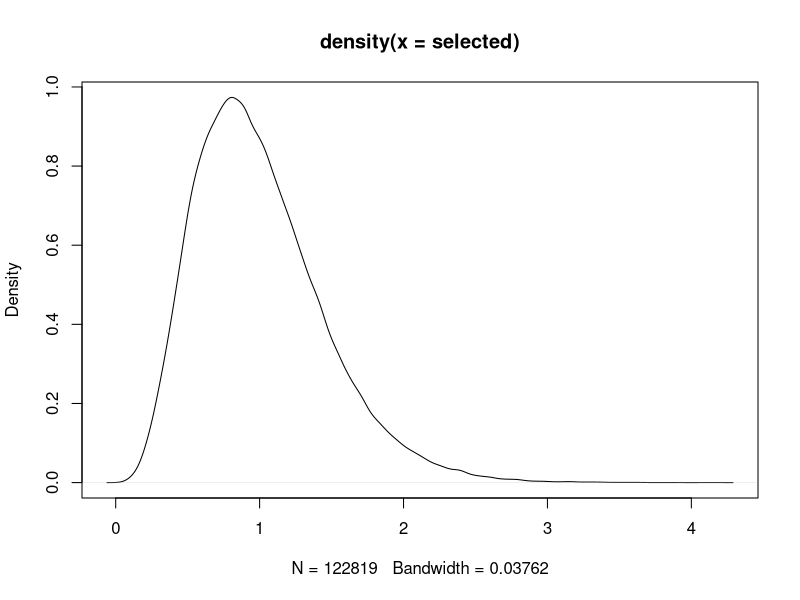
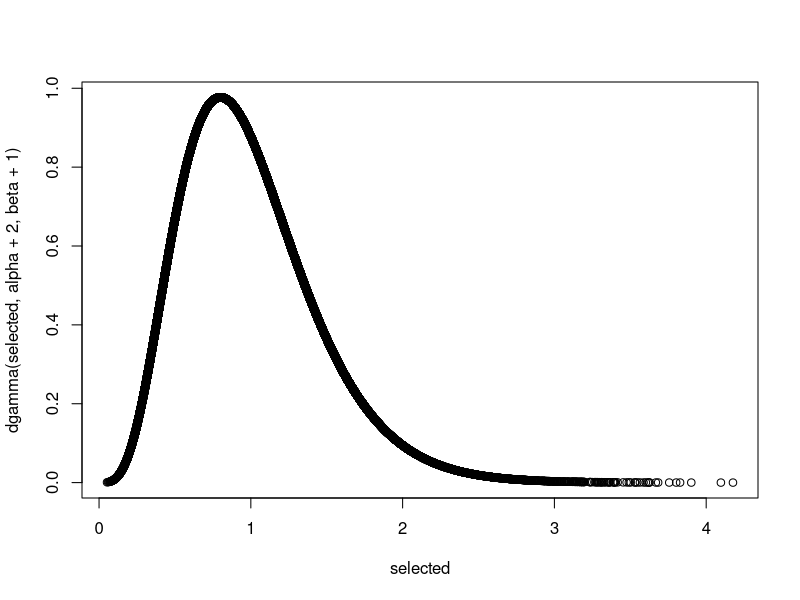

Recreate these plots in R, in order.
alpha <- 3; beta <- 4

# (a) Compute the predicted probabilities for getting N customers
# λ ~ Gamma(3, 4), X|λ ~ Poi(λ)
# λ|X ~ Gamma(3 + Σx, 4 + n), ty konjugatpar
#
# Y ~ Poi(λ)
# Y|X ~ Neg-Bin(α_1, β_1 / (β_1 + 1)), ty konjugatpar
x <- c(2, 0, 1)
c <- c(0, 1, 2, 3, 4)
alpha1 <- alpha + sum(x); beta1 <- beta + length(x)
predicted_probabilities <- dnbinom(c, alpha1, 1 - 1 / (1 + beta1))
prob_4_or_more <- 1 - sum(predicted_probabilities)

# (b) Simulate some things, compute some things
# π(X = 2) = ?
set.seed(123)
N <- 1e6; lambda <- rgamma(N, alpha, beta)
# y <- sapply(lambda, function(lambda) rpois(1, lambda))
selected <- Filter(function(lambda) rpois(1, lambda) == 2, lambda)

cat(sprintf("The expected proportion:\n\tAnalytical results: %f\n\tSimulated results: %f\n",
		dnbinom(2, alpha, 1 - 1 / (1 + beta)),
		length(selected) / N))

# Plot the distributions of selected lambdas
plot(density(selected))
plot(selected, dgamma(selected, alpha + 2, beta + 1)) # λ|X=2 ~ Gamma(3 + 2, 4, + 1)

# (c) Compare Y1,Y2,Y3 ~ Poi(λ_i) to 2,0,1 to approx (a)
sample <- Filter(function(lambda) isTRUE(all.equal(x, rpois(3, lambda))), lambda)

# (d) Answer question in (a) using numerical integration
pred_probability <- function(y) {
	likelihood <- function(lambda) dpois(2, lambda) * dpois(0, lambda) * dpois(1, lambda)
	integrate(function(lambda) dpois(y, lambda) * likelihood(lambda) * dgamma(lambda, alpha, beta), 0, Inf)$value /
		integrate(function(lambda) likelihood(lambda) * dgamma(lambda, alpha, beta), 0, Inf)$value
}
num_predicted_probabilities <- Vectorize(pred_probability)(c)

# 2. Question 3.52 a)
states <- c("1", "3", "4", "6", "7", "9")
P <- matrix(c(2/4, 1/4, 0, 0, 1/4, 0,
		0, 1/4, 1/4, 1/4, 1/4, 0,
		0, 1/4, 1/4, 1/4, 1/4, 0,
		0, 0, 1/4, 1/4, 1/4, 1/4,
		0, 0, 1/4, 0, 2/4, 1/4,
		0, 0, 0, 0, 0, 1),
	nrow = length(states),
	byrow = TRUE,
	dimnames = list(states, states))
Q <- P[1:5, 1:5]
R <- solve(diag(5) - Q)
a <- rowSums(R)

# 2. b)
states <- c("1", "4", "6", "7", "3", "9")
P <- matrix(c(2/4, 0, 0, 1/4, 1/4, 0,
		0, 1/4, 1/4, 1/4, 1/4, 0,
		0, 1/4, 1/4, 1/4, 0, 1/4,
		0, 1/4, 0, 2/4, 0, 1/4,
		0, 0, 0, 0, 1, 0,
		0, 0, 0, 0, 0, 1),
	nrow = length(states),
	byrow = TRUE,
	dimnames = list(states, states))
Q <- P[1:4, 1:4]
R <- P[1:4, 5:6]
Fm <- solve(diag(4) - Q) %*% R
